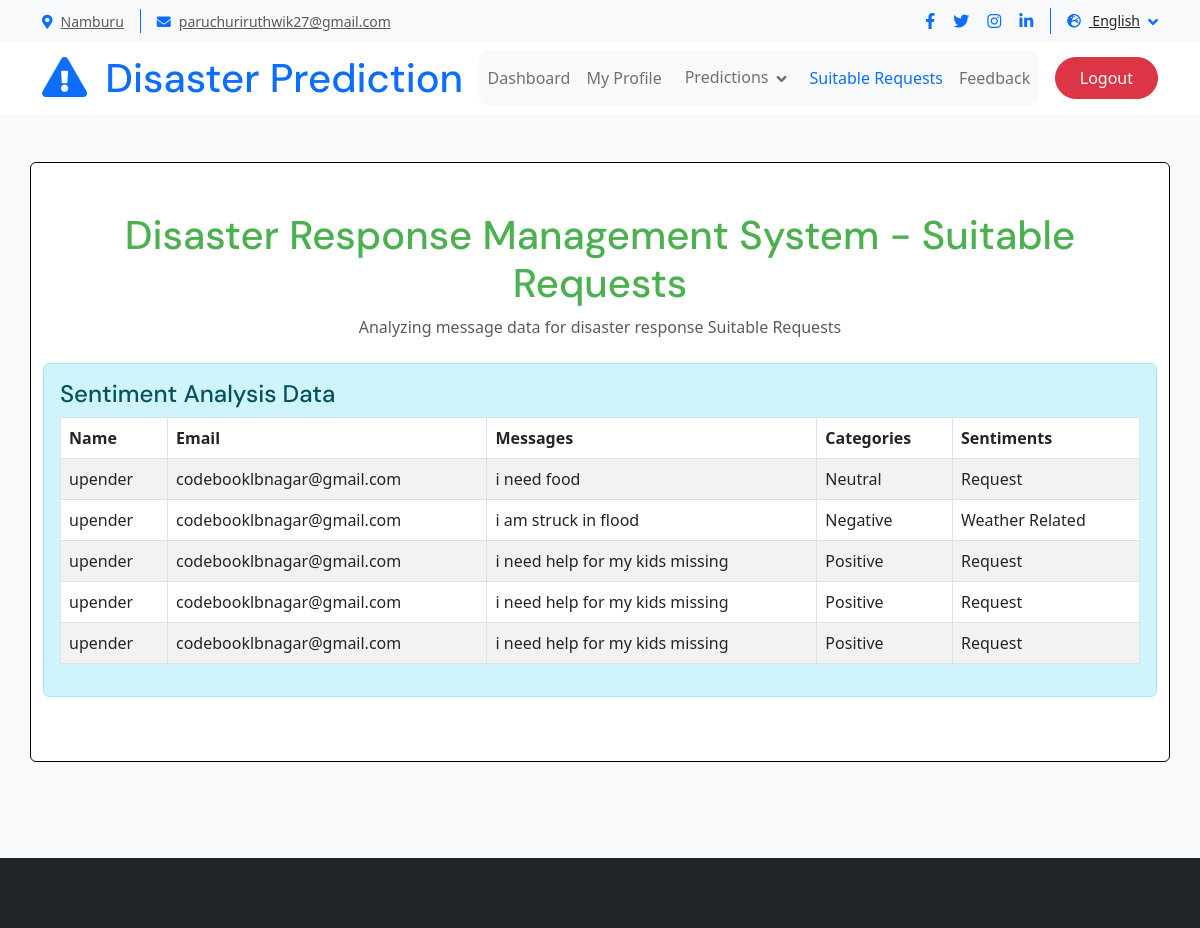
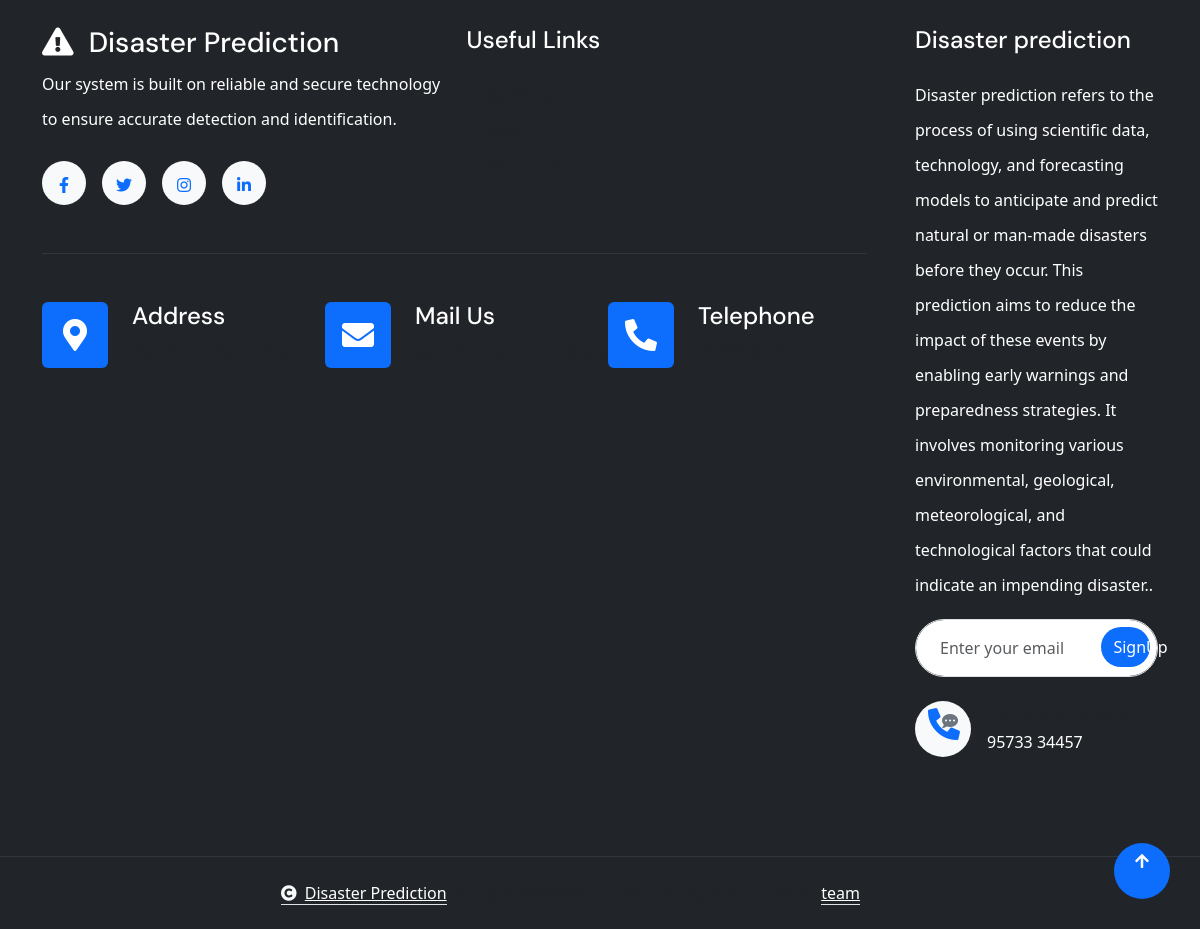
Screenshot of /satiable_requests (signed in) with the database file from the repository (2 pictures, top to bottom).
### userapp/models.py (models this page shows, shortened)
class SentimentAnalysis(models.Model):
    s_id = models.AutoField(primary_key=True)
    message = models.TextField()
    sentiment = models.CharField(max_length=50)
    category = models.CharField(max_length=50)

### userapp/views.py (the view)
# urls.py: path("satiable_requests",user_views.satiable_requests,name="satiable_requests"),
def satiable_requests(request):
    sentiments = SentimentAnalysis.objects.all()
    user_email = request.session.get("user_email")
    name = request.session.get("name")
    print(f"Session Data - user_email: {user_email}, name: {name}")
    print(f"Session Keys: {request.session.keys()}")  # Print all available session keys
    return render(request, 'user/satiable-requests.html', {
        'sentiments': sentiments,
        'user_email': user_email,
        'name': name
    })

### assets/templates/user/satiable-requests.html (shortened to what this page needs)
{% load static %}
<!DOCTYPE html>
<html lang="en">
<head>
    <link rel="stylesheet" href="https://use.fontawesome.com/releases/v5.15.4/css/all.css"/>
    <link href="https://cdn.jsdelivr.net/npm/bootstrap-icons@1.4.1/font/bootstrap-icons.css" rel="stylesheet">
    <link rel="stylesheet" href="{% static 'user/lib/animate/animate.min.css' %}"/>
    <link rel="stylesheet" href="{% static 'user/lib/lightbox/css/lightbox.min.css' %}">
    <link rel="stylesheet" href="{% static 'user/lib/owlcarousel/assets/owl.carousel.min.css' %}">
    <link rel="stylesheet" href="{% static 'user/css/bootstrap.min.css' %}">
    <link rel="stylesheet" href="{% static 'user/css/style.css' %}">
</head>
<body>
    <div class="container-fluid topbar px-0 px-lg-4 bg-light py-2 d-none d-lg-block">
        <div class="container">
            <div class="row gx-0 align-items-center">
                <div class="col-lg-8 text-center text-lg-start mb-lg-0">
                    <div class="d-flex flex-wrap">
                        <div class="border-end border-primary pe-3">
                            <a href="#" class="text-muted small"><i class="fas fa-map-marker-alt text-primary me-2"></i>Namburu</a>
                        </div>
                        <div class="ps-3">
                            <a href="mailto:example@gmail.com" class="text-muted small"><i class="fas fa-envelope text-primary me-2"></i>paruchuriruthwik27@gmail.com</a>
                        </div>
                    </div>
                </div>
                <div class="col-lg-4 text-center text-lg-end">
                    <div class="d-flex justify-content-end">
                        <div class="d-flex border-end border-primary pe-3">
                            <a class="btn p-0 text-primary me-3" href="#"><i class="fab fa-facebook-f"></i></a>
                            <a class="btn p-0 text-primary me-3" href="#"><i class="fab fa-twitter"></i></a>
                            <a class="btn p-0 text-primary me-3" href="#"><i class="fab fa-instagram"></i></a>
                            <a class="btn p-0 text-primary me-0" href="#"><i class="fab fa-linkedin-in"></i></a>
                        </div>
                        <div class="dropdown ms-3">
                            <a href="#" class="dropdown-toggle text-dark" data-bs-toggle="dropdown"><small><i class="fas fa-globe-europe text-primary me-2"></i> English</small></a>
                        </div>
                    </div>
                </div>
            </div>
        </div>
    </div>
    <div class="container-fluid nav-bar px-0 px-lg-4 py-lg-0">
        <div class="container">
            <nav class="navbar navbar-expand-lg navbar-light">
                <a href="#" class="navbar-brand p-0">
                    <h1 class="text-primary mb-0"><i class="fas fa-exclamation-triangle me-2"></i> Disaster Prediction</h1>
                </a>
                <div class="collapse  navbar-collapse" id="navbarCollapse">
                    <div class="navbar-nav  mx-0 mx-lg-auto ">
                        <a href="{% url 'user_dashboard' %}" class="nav-item nav-link">Dashboard</a>
                        <a href="{% url 'user_profile' %}" class="nav-item nav-link">My Profile</a>
                        <div class="nav-item dropdown">
                            <a href="#" class="nav-link dropdown-toggle " data-bs-toggle="dropdown">Predictions</a>
                        </div>
                        <a href="{% url 'satiable_requests' %}" class="nav-item nav-link active">Suitable Requests</a>
                        <a href="{% url 'feedback' %}" class="nav-item nav-link ">Feedback</a>
                    </div>
                    <div class="d-flex justify-content-end">
                        <a href="{% url 'user_logout' %}" class="btn btn-danger rounded-pill py-2 px-4 ms-3 flex-shrink-0">Logout</a>
                    </div>
                </div>
            </nav>
        </div>
    </div>
    <div class="container-fluid feature bg-light py-5">
        <div class="container rounded bg-white mb-5 border border-black" >
            <div class="row ">
                <!DOCTYPE html>
                <html lang="en">
                <head>
                    <link rel="stylesheet" href="https://cdn.jsdelivr.net/npm/bootstrap@5.3.0/dist/css/bootstrap.min.css">
                </head>
                <body>
                <div class="container mt-5 mb-5">
                    <h1 class="text-center" style="color: #4CAF50;">Disaster Response Management System - Suitable Requests</h1>
                    <p class="text-center text-muted">Analyzing message data for disaster response Suitable Requests</p>
                    <div class="alert alert-info mt-4">
                        <h4>Sentiment Analysis Data</h4>
                        <table class="table table-striped table-bordered">
                            <thead>
                                <tr>
                                    <th><strong>Name</strong></th>
                                    <th><strong>Email</strong></th>
                                    <th><strong>Messages</strong></th>
                                    <th><strong>Categories</strong></th>
                                    <th><strong>Sentiments</strong></th>
                                </tr>
                            </thead>
                            <tbody>
                                {% for entry in sentiments %}
                                    <tr>
                                        <td>{{ name }}</td>
                                        <td>{{ user_email }}</td>
                                        <td>{{ entry.message }}</td>
                                        <td>{{ entry.sentiment }}</td>
                                        <td>{{ entry.category }}</td>
                                    </tr>
                                {% endfor %}
                            </tbody>
                        </table>
                    </div>
                </div>
                </body>
                </html>
            </div>
        </div>
    </div>
    <div class="container-fluid footer py-5 wow fadeIn" data-wow-delay="0.2s">
        <div class="container py-5">
            <div class="row g-5">
                <div class="col-xl-9">
                    <div class="mb-5">
                        <div class="row g-4">
                            <div class="col-md-6 col-lg-6 col-xl-6">
                                <div class="footer-item">
                                    <a href="{% url 'index' %}" class="p-0">
                                        <h3 class="text-white"><i class="fas fa-exclamation-triangle me-2"></i> Disaster Prediction</h3>
                                    </a>
                                    <p class="text-white mb-4">Our system is built on reliable and secure technology to ensure accurate detection and identification.</p>
                                    <div class="footer-btn d-flex">
                                        <a class="btn btn-md-square rounded-circle me-3" href="#"><i class="fab fa-facebook-f"></i></a>
                                        <a class="btn btn-md-square rounded-circle me-3" href="#"><i class="fab fa-twitter"></i></a>
                                        <a class="btn btn-md-square rounded-circle me-3" href="#"><i class="fab fa-instagram"></i></a>
                                        <a class="btn btn-md-square rounded-circle me-0" href="#"><i class="fab fa-linkedin-in"></i></a>
                                    </div>
                                </div>
                            </div>
                            <div class="col-md-6 col-lg-6 col-xl-6">
                                <div class="footer-item">
                                    <h4 class="text-white mb-4">Useful Links</h4>
                                    <a href="#"><i class="fas fa-angle-right me-2"></i> Dashboard</a>
                                    <a href="#"><i class="fas fa-angle-right me-2"></i> Fines</a>
                                    <a href="#"><i class="fas fa-angle-right me-2"></i> My Profile</a>
                                </div>
                            </div>
                        </div>
                    </div>
                    <div class="pt-5" style="border-top: 1px solid rgba(255, 255, 255, 0.08);">
                        <div class="row g-0">
                            <div class="col-12">
                                <div class="row g-4">
                                    <div class="col-lg-6 col-xl-4">
                                        <div class="d-flex">
                                            <div class="btn-xl-square bg-primary text-white rounded p-4 me-4">
                                                <i class="fas fa-map-marker-alt fa-2x"></i>
                                            </div>
                                            <div>
                                                <h4 class="text-white">Address</h4>
                                                <p class="mb-0">Namburu , hyderabad</p>
                                            </div>
                                        </div>
                                    </div>
                                    <div class="col-lg-6 col-xl-4">
                                        <div class="d-flex">
                                            <div class="btn-xl-square bg-primary text-white rounded p-4 me-4">
                                                <i class="fas fa-envelope fa-2x"></i>
                                            </div>
                                            <div>
                                                <h4 class="text-white">Mail Us</h4>
                                                <p class="mb-0">paruchuriruthwik27@gmail.com</p>
                                            </div>
                                        </div>
                                    </div>
                                    <div class="col-lg-6 col-xl-4">
                                        <div class="d-flex">
                                            <div class="btn-xl-square bg-primary text-white rounded p-4 me-4">
                                                <i class="fa fa-phone-alt fa-2x"></i>
                                            </div>
                                            <div>
                                                <h4 class="text-white">Telephone</h4>
                                                <p class="mb-0">95733 34457</p>
                                            </div>
                                        </div>
                                    </div>
                                </div>
                            </div>
                        </div>
                    </div>
                </div>
                <div class="col-xl-3">
                    <div class="footer-item">
                       <h4 class="text-white mb-4">Disaster prediction</h4>
                        <p class="text-white mb-3">Disaster prediction refers to the process of using scientific data, technology, and forecasting models to anticipate and predict natural or man-made disasters before they occur. This prediction aims to reduce the impact of these events by enabling early warnings and preparedness strategies. It involves monitoring various environmental, geological, meteorological, and technological factors that could indicate an impending disaster..</p>
                       <div class="position-relative rounded-pill mb-4">
                            <input class="form-control rounded-pill w-100 py-3 ps-4 pe-5" type="text" placeholder="Enter your email">
                            <button type="button" class="btn btn-primary rounded-pill position-absolute top-0 end-0 py-2 mt-2 me-2">SignUp</button>
                        </div>
                        <div class="d-flex flex-shrink-0">
                            <div class="footer-btn">
                                <a href="#" class="btn btn-lg-square rounded-circle position-relative wow tada" data-wow-delay=".9s">
                                    <i class="fa fa-phone-alt fa-2x"></i>
                                    <div class="position-absolute" style="top: 2px; right: 12px;">
                                        <span><i class="fa fa-comment-dots text-secondary"></i></span>
                                    </div>
                                </a>
                            </div>
                            <div class="d-flex flex-column ms-3 flex-shrink-0">
                                <span>Call to Our Experts</span>
                                <a href="tel:+ 0123 456 7890"><span class="text-white">95733 34457</span></a>
                            </div>
                        </div>
                    </div>
                </div>
            </div>
        </div>
    </div>
    <div class="container-fluid copyright py-4">
        <div class="container">
            <div class="row g-4 align-items-center">
                <div class="col-md-6 text-center text-md-end mb-md-0">
                    <span class="text-body"><a href="#" class="border-bottom text-white"><i class="fas fa-copyright text-light me-2"></i>Disaster Prediction</a>, All right reserved.</span>
                </div>
                <div class="col-md-6 text-center text-md-start text-body">
                    Designed By <a class="border-bottom text-white" href="https://codeleaf.in"></a> Distributed By <a class="border-bottom text-white" href="https://codeleaf.in" target="_blank"> team</a>
                </div>
            </div>
        </div>
    </div>
    <a href="#" class="btn btn-primary btn-lg-square rounded-circle back-to-top"><i class="fa fa-arrow-up"></i></a>
</body>
</html>

### rows the page displays
SentimentAnalysis: name "upender", user_email "codebooklbnagar@gmail.com", message "i need food", sentiment "Neutral", category "Request"
SentimentAnalysis: name "upender", user_email "codebooklbnagar@gmail.com", message "i am struck in flood", sentiment "Negative", category "Weather Related"
SentimentAnalysis: name "upender", user_email "codebooklbnagar@gmail.com", message "i need help for my kids missing", sentiment "Positive", category "Request"
SentimentAnalysis: name "upender", user_email "codebooklbnagar@gmail.com", message "i need help for my kids missing", sentiment "Positive", category "Request"
SentimentAnalysis: name "upender", user_email "codebooklbnagar@gmail.com", message "i need help for my kids missing", sentiment "Positive", category "Request"
